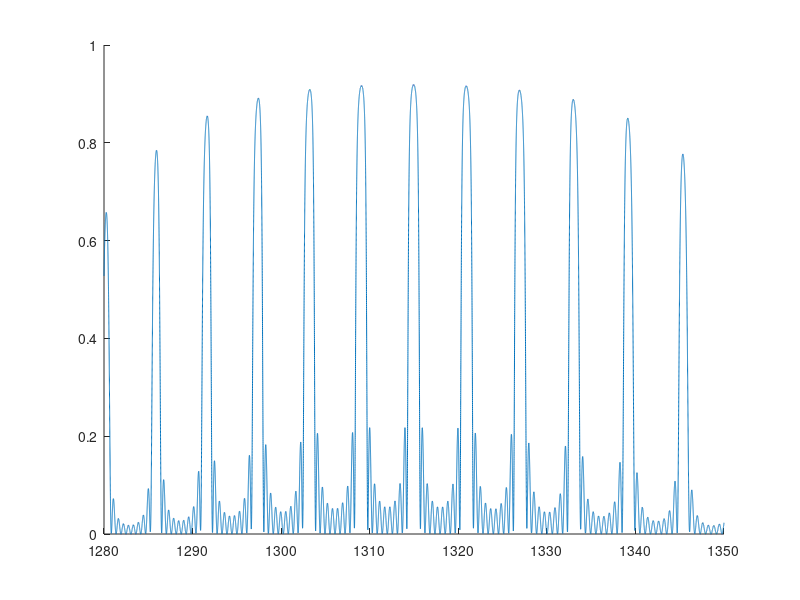

The MATLAB script that drew this image: (Note: this script raises an error after producing the figure.)
% clear all
% close all
% clc

ng = 4;
lambda0 = 1315;
Lb= 4500;

n1 = 3.43; n2 = 3.17; 
d1 = 200; d2 = 290;
V01 = 2*pi/lambda0*d1*sqrt(n1^2-n2^2);
b01 = 1 - log(1+V01^2/2)/(V01^2/2);
neff01 = sqrt(b01*n1^2+(1-b01)*n2^2);
V02 = 2*pi/lambda0*d2*sqrt(n1^2-n2^2);
b02 = 1 - log(1+V02^2/2)/(V02^2/2);
neff02 = sqrt(b02*n1^2+(1-b02)*n2^2);

L1 = round(lambda0/(4*neff01)); L2 = round(lambda0/(4*neff02));
m = round(Lb/(L1+L2));
L3 = round(43000-Lb); N = 10;

lambda = 1280:0.001:1350;
V1 = 2.*pi./lambda.*d1.*sqrt(n1.^2-n2.^2);
b1 = 1 - log(1+V1.^2./2)./(V1.^2./2);
neff1 = sqrt(b1.*n1.^2+(1-b1).*n2.^2);
V2= 2.*pi./lambda.*d2.*sqrt(n1.^2-n2.^2);
b2 = 1 - log(1+V2.^2./2)./(V2.^2./2);
neff2 = sqrt(b2.*n1.^2+(1-b2).*n2.^2);

alpha = 5*(1/10^7);
beta1 = 2.*pi./lambda.*neff1-1i.*alpha./2; 
beta2 = 2.*pi./lambda.*neff2-1i.*alpha./2;
r = (neff2 - neff1)./(neff2 + neff1);
t = sqrt(1-r.^2);

delta_lambda_B =0;
delta_neff1 = delta_lambda_B/(4*L1); delta_neff2 = delta_lambda_B/(4*L2);

phi_plus = beta1.*(lambda0+delta_lambda_B)./(4*neff01+delta_neff1) + ...
    beta2.*(lambda0+delta_lambda_B)./(4*neff02+delta_neff2);
phi_minus = beta1.*(lambda0+delta_lambda_B)./(4*neff01+delta_neff1) - ...
    beta2.*(lambda0+delta_lambda_B)./(4*neff02+delta_neff2);

T11 = 1./(t.^2).*(exp(1i.*phi_plus)-r.^2.*exp(-1i.*phi_minus));
T21 = r./(t.^2).*(exp(1i.*phi_plus)-exp(-1i.*phi_minus));
T12 = T21;
T22 = 1./t.^2.*(exp(-1i.*phi_plus)-r.^2.*exp(1i.*phi_minus));

ksi = log(0.5.*(T11+T22)+sqrt(0.25.*(T11+T22).^2-1));
Delta = 1i.*(T22-T11)./(T22+T11);
meff = tanh(m.*ksi)./tanh(ksi);

Tg11 = (1+1i.*meff.*Delta).*cosh(m.*ksi);
Tg21 = T21./T11.*meff.*(1+1i.*Delta).*cosh(m.*ksi);
Tg12 = T12./T22.*meff.*(1-1i.*Delta).*cosh(m.*ksi);
Tg22 = (1-1i.*meff.*Delta).*cosh(m.*ksi);

for i=1:length(lambda)
    Tg = [Tg11(i) Tg12(i); Tg21(i) Tg22(i)];
    Tb = [exp(1i*beta2(i)*L3) 0; 0 exp(-1i*beta2(i)*L3)];
    Tsgdbr1 = (Tb*Tg)^(N-1); %N ili N-1
    Tsgdbr = Tg*Tsgdbr1;
    Reflectivity(i) = (abs(Tsgdbr(2,1)/Tsgdbr(1,1)))^2;
end;

r_bar = (neff02 - neff01)/(neff02 + neff01);
kappa = 2*r_bar/(L1+L2);

LF = (4-1)*45000 + 4000 ;
LB = (10-1)*43000 + 4500;
kappa_avg_F = 4*4000*kappa/LF;
kappa_avg_B = 10*4500*kappa/LB;
LeffF = (1/(2*kappa_avg_F))*tanh(kappa_avg_F*LF);
LeffB = (1/(2*kappa_avg_B))*tanh(kappa_avg_B*LB);
La = 500000; Lp = 75000;
Lc = La+Lp+LeffF+LeffB;
delta_lambda_mode = lambda0^2/(2*ng*Lc);

limit = 1280+round((1350-1280)/delta_lambda_mode)*delta_lambda_mode;
mode_comb = 1280:delta_lambda_mode:limit;
for i = 1:length(mode_comb)
    peak(i) = 0.05;
end;

figure(1)
hold all
plot(lambda,Reflectivity);
plot(lambda,RF_45_4_4);
stem(mode_comb,peak,'.','MarkerSize',0.1);
ax = gca;
ax.XTick = 1280:5:1350;
xlim([1280 1350]);
ylim([0 1]);
grid on

